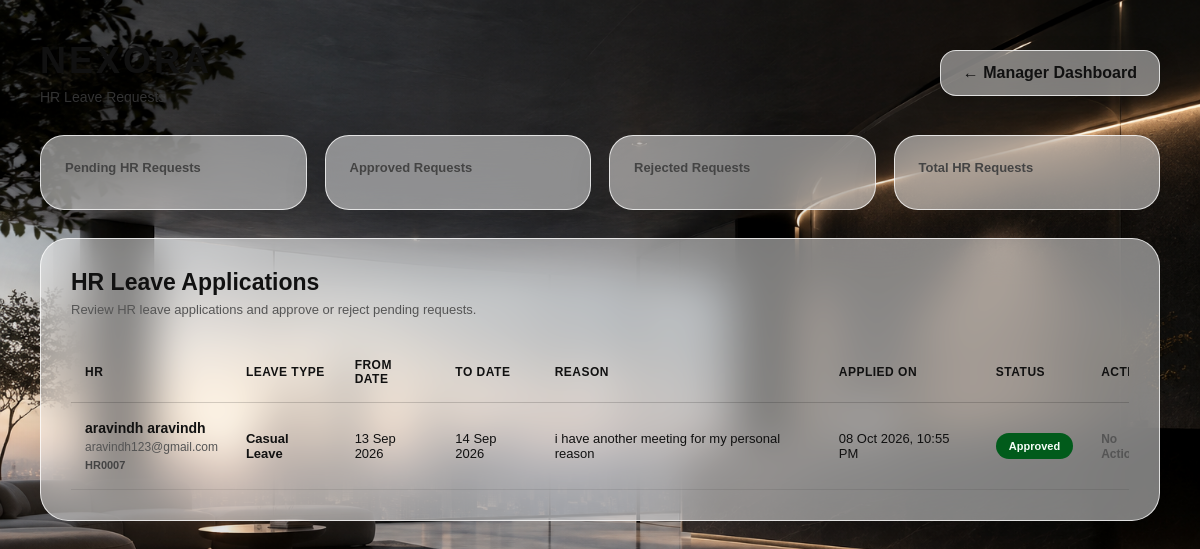
The app's page /leaves/hr/ (signed in) with its own data.
### leaves/models.py (models this page shows, shortened)
class Leave(models.Model):
    LEAVE_TYPES = (
        ('casual', 'Casual Leave'),
        ('sick', 'Sick Leave'),
        ('earned', 'Earned Leave'),
        ('unpaid', 'Unpaid Leave'),
    )
    STATUS_CHOICES = (
        ('pending', 'Pending'),
        ('approved', 'Approved'),
        ('rejected', 'Rejected'),
    )
    employee = models.ForeignKey(
        'employees.EmployeeProfile',
        on_delete=models.CASCADE,
        related_name='leave_requests'
    )
    leave_type = models.CharField(
        max_length=20,
        choices=LEAVE_TYPES
    )
    start_date = models.DateField()
    end_date = models.DateField()
    reason = models.TextField()
    status = models.CharField(
        max_length=20,
        choices=STATUS_CHOICES,
        default='pending'
    )
    applied_on = models.DateTimeField(
        auto_now_add=True
    )

### employees/models.py (models this page shows, shortened)
class EmployeeProfile(models.Model):
    APPROVAL_STATUS_CHOICES = (
        ("pending", "Pending Approval"),
        ("approved", "Approved"),
        ("rejected", "Rejected"),
    )
    GENDER_CHOICES = (
        ("male", "Male"),
        ("female", "Female"),
        ("other", "Other"),
    )
    user = models.OneToOneField(
        settings.AUTH_USER_MODEL,
        on_delete=models.CASCADE,
        related_name="employee_profile",
    )
    approval_status = models.CharField(
        max_length=20,
        choices=APPROVAL_STATUS_CHOICES,
        default="pending",
    )
    approved_by = models.CharField(
        max_length=150,
        blank=True,
        null=True,
    )
    rejected_by = models.CharField(
        max_length=150,
        blank=True,
        null=True,
    )
    department = models.ForeignKey(
        "departments.Department",
        on_delete=models.SET_NULL,
        null=True,
        blank=True,
        related_name="employees",
    )
    employee_id = models.CharField(
        max_length=20,
        unique=True,
    )
    designation = models.CharField(
        max_length=100,
    )
    gender = models.CharField(
        max_length=10,
        choices=GENDER_CHOICES,
        blank=True,
    )
    date_of_birth = models.DateField(
        null=True,
        blank=True,
    )
    address = models.TextField(
        blank=True,
    )
    joining_date = models.DateField()
    salary = models.DecimalField(
        max_digits=10,
        decimal_places=2,
        default=0,
    )
    created_at = models.DateTimeField(
        auto_now_add=True,
    )

### accounts/models.py (models this page shows, shortened)
class User(AbstractUser):
    ROLE_CHOICES = (
        ('employee', 'Employee'),
        ('hr', 'HR'),
        ('manager', 'Manager'),
    )
    role = models.CharField(
        max_length=20,
        choices=ROLE_CHOICES,
        default='employee'
    )
    email = models.EmailField(
        unique=True
    )
    phone = models.CharField(
        max_length=15,
        blank=True
    )
    created_at = models.DateTimeField(
        auto_now_add=True
    )

### leaves/views.py (the view, shortened to what this page needs)
@login_required
def hr_leave_requests(request):
    if request.user.role != "hr":
        messages.error(request, "HR access required.")
        return redirect("home")
    hr = EmployeeProfile.objects.filter(
        user=request.user
    ).first()
    if not hr:
        messages.error(request, "HR profile not found.")
        return redirect("hr_dashboard")
    leave_requests = Leave.objects.filter(
        employee=hr
    ).order_by("-applied_on")
    return render(
        request,
        "leaves/hr_leave_requests.html",
        {
            "hr": hr,
            "leave_requests": leave_requests,
        },
    )

### templates/leaves/hr_leave_requests.html (shortened to what this page needs)
{% load static %}
<!DOCTYPE html>
<html lang="en">
<head>
</head>
<body>
<div class="page">
    <div class="header">
        <div class="brand">
            <h1>NEXORA</h1>
            <p>
                HR Leave Requests
            </p>
        </div>
        <a
            href="{% url 'manager_dashboard' %}"
            class="dashboard-btn"
        >
            ← Manager Dashboard
        </a>
    </div>
    <div class="summary-grid">
        <div class="summary-card">
            <div class="summary-label">
                Pending HR Requests
            </div>
        </div>
        <div class="summary-card">
            <div class="summary-label">
                Approved Requests
            </div>
        </div>
        <div class="summary-card">
            <div class="summary-label">
                Rejected Requests
            </div>
        </div>
        <div class="summary-card">
            <div class="summary-label">
                Total HR Requests
            </div>
        </div>
    </div>
    <div class="glass-card">
        <div class="section-header">
            <div>
                <div class="section-title">
                    HR Leave Applications
                </div>
                <div class="section-subtitle">
                    Review HR leave applications and
                    approve or reject pending requests.
                </div>
            </div>
        </div>
        <div class="table-wrapper">
            <table>
                <thead>
                    <tr>
                        <th>
                            HR
                        </th>
                        <th>
                            Leave Type
                        </th>
                        <th>
                            From Date
                        </th>
                        <th>
                            To Date
                        </th>
                        <th>
                            Reason
                        </th>
                        <th>
                            Applied On
                        </th>
                        <th>
                            Status
                        </th>
                        <th>
                            Action
                        </th>
                    </tr>
                </thead>
                <tbody>
                    {% for leave in leave_requests %}
                    <tr>
                        <td>
                            <div class="employee-name">
                                {{ leave.employee.user.get_full_name }}
                            </div>
                            <div class="employee-email">
                                {{ leave.employee.user.email }}
                            </div>
                            <span class="employee-id">
                                {{ leave.employee.employee_id }}
                            </span>
                        </td>
                        <td>
                            <span class="leave-type">
                                {{ leave.get_leave_type_display }}
                            </span>
                        </td>
                        <td>
                            {{ leave.start_date|date:"d M Y" }}
                        </td>
                        <td>
                            {{ leave.end_date|date:"d M Y" }}
                        </td>
                        <td>
                            {{ leave.reason }}
                        </td>
                        <td>
                            {{ leave.applied_on|date:"d M Y, h:i A" }}
                        </td>
                        <td>
                            {% if leave.status == 'pending' %}
                                <span class="status pending">
                                    Pending
                                </span>
                            {% elif leave.status == 'approved' %}
                                <span class="status approved">
                                    Approved
                                </span>
                            {% elif leave.status == 'rejected' %}
                                <span class="status rejected">
                                    Rejected
                                </span>
                            {% endif %}
                        </td>
                        <td>
                            {% if leave.status == 'pending' %}
                                <div class="actions">
                                    <form
                                        method="POST"
                                        action="{% url 'approve_hr_leave' leave.id %}"
                                        class="action-form"
                                    >
                                        {% csrf_token %}
                                        <button
                                            type="submit"
                                            class="approve-btn"
                                            onclick="return confirm('Are you sure you want to approve this HR leave request?');"
                                        >
                                            Approve
                                        </button>
                                    </form>
                                    <form
                                        method="POST"
                                        action="{% url 'reject_hr_leave' leave.id %}"
                                        class="action-form"
                                    >
                                        {% csrf_token %}
                                        <button
                                            type="submit"
                                            class="reject-btn"
                                            onclick="return confirm('Are you sure you want to reject this HR leave request?');"
                                        >
                                            Reject
                                        </button>
                                    </form>
                                </div>
                            {% else %}
                                <span class="completed-text">
                                    No Action
                                </span>
                            {% endif %}
                        </td>
                    </tr>
                    {% endfor %}
                </tbody>
            </table>
        </div>
    </div>
</div>
</body>
</html>

### records on screen
Leave: employee.user.get_full_name "aravindh aravindh", employee.user.email "aravindh123@gmail.com", employee.employee_id "HR0007", leave_type "Casual Leave", start_date "13 Sep 2026", end_date "14 Sep 2026", reason "i have another meeting for my personal reason", applied_on "08 Oct 2026, 10:55 PM", status "Approved"
